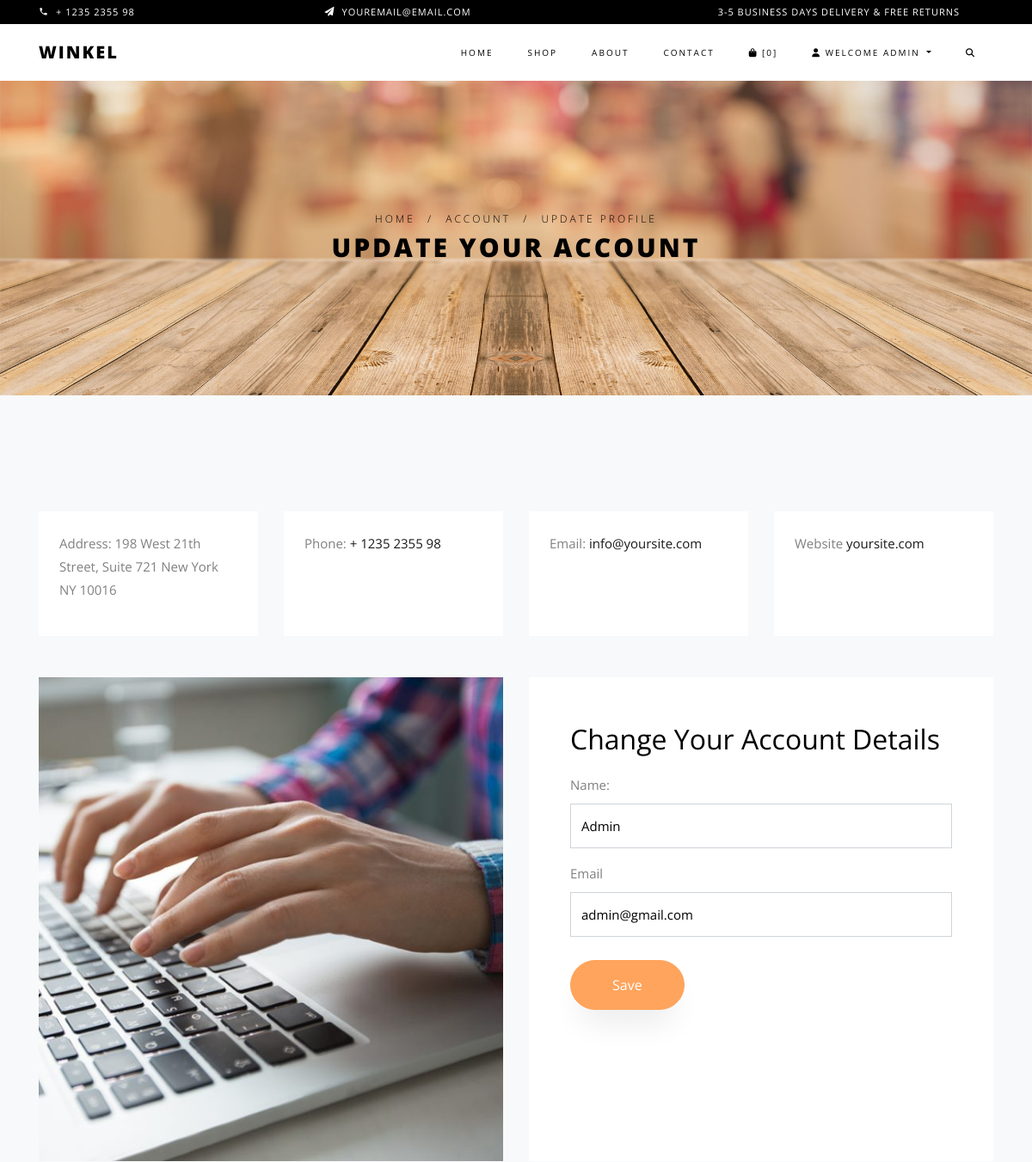
Before: /account/details/ (signed in, upper part) with the older database file.
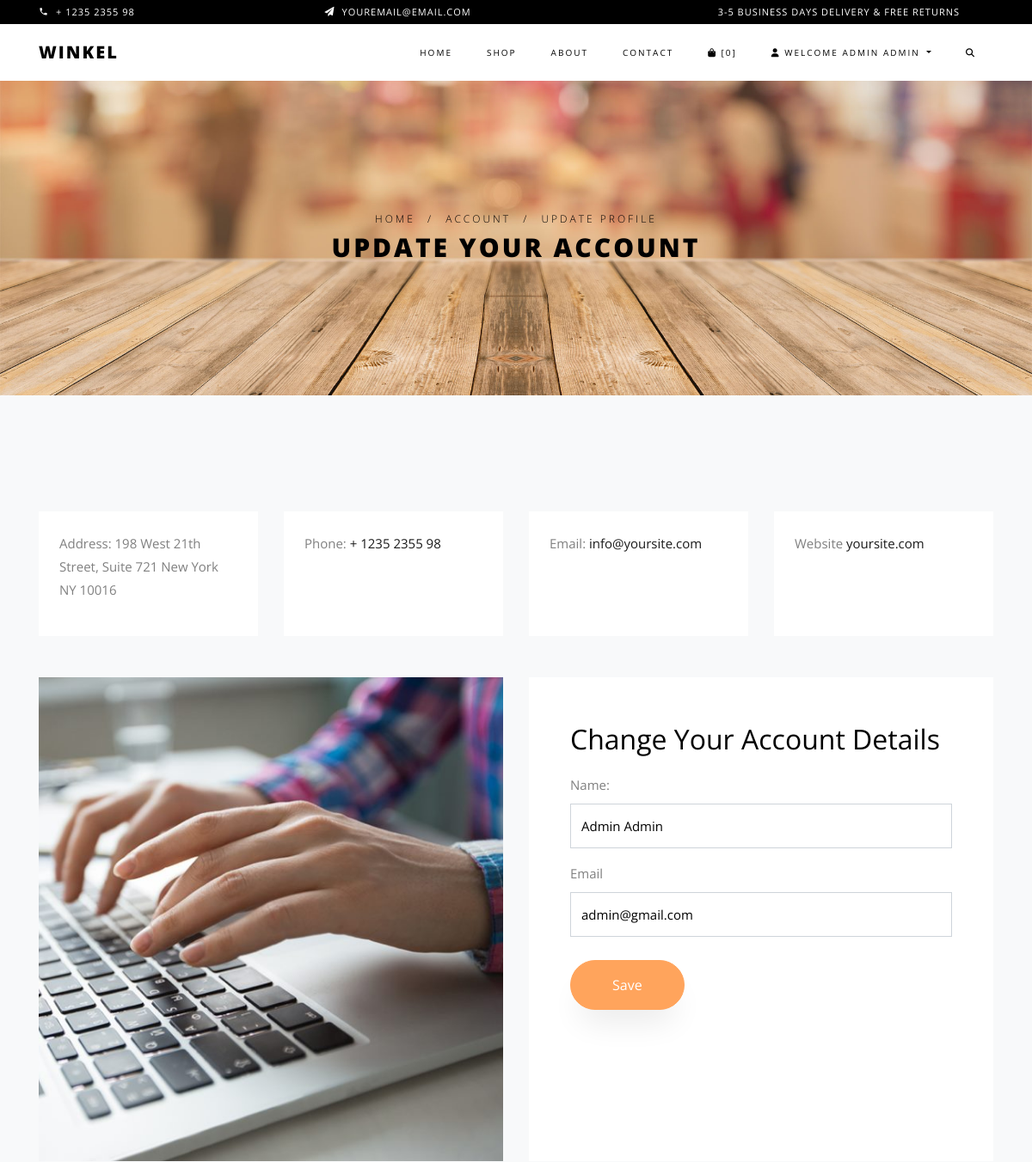
After: the same page with the newer database file.
### accounts/models.py (models this page shows, shortened)
class User(AbstractBaseUser):
    email = models.EmailField(max_length=255, unique=True)
    full_name = models.CharField(max_length=255, blank=True, null=True)
    phone = models.CharField(max_length=10, blank=True, null=True)
    is_active = models.BooleanField(default=True)
    staff = models.BooleanField(default=False)
    admin = models.BooleanField(default=False)
    timestamp = models.DateTimeField(auto_now_add=True)
    USERNAME_FIELD = 'email'
    REQUIRED_FIELDS = []
    objects = UserManager()

### carts/models.py (models this page shows, shortened)
class Cart(models.Model):
    user = models.ForeignKey(User, null=True, blank=True, on_delete=models.CASCADE,)
    items = models.ManyToManyField(CartItem, blank=True)
    timestamp = models.DateTimeField(auto_now_add=True)
    updated = models.DateTimeField(auto_now=True)
    objects = CartManager()
    def get_cart_count(self):
        cart_count = 0
        qs = self.items.all()
        for i in range(0, qs.count()):
            cart_count += qs[i].quantity
        return cart_count

### accounts/views.py (the view)
# urls.py: path('details/', UserDetailUpdateView.as_view(), name='user-update'),
class UserDetailUpdateView(SuccessMessageMixin, LoginRequiredMixin, UpdateView):
    form_class = UserDetailChangeForm
    template_name = 'accounts/detail-update-view.html'
    success_url = '/account/details/'
    success_message = 'Your profile have been updated!'
    def get_object(self):
        return self.request.user
    def get_context_data(self, *args, **kwargs):
        context = super(UserDetailUpdateView, self).get_context_data(*args, **kwargs)
        context['title'] = 'Change Your Account Details'
        return context

### accounts/forms.py
class UserDetailChangeForm(forms.ModelForm):
    full_name = forms.CharField(label='Name', required=False,
                                widget=forms.TextInput(attrs={'class': 'form-control'}))
    class Meta:
        model = User
        fields = ['full_name']

### carts/models.py (called while the page is built)
    def new_or_get(self, request):
        cart_id = request.session.get('cart_id', None)
        qs = self.get_queryset().filter(id=cart_id)
        if qs.count() == 1:
            new_obj = False
            cart_obj = qs.first()
            if request.user.is_authenticated and cart_obj.user is None:
                cart_obj.user = request.user
                cart_obj.save()
        else:
            cart_obj = Cart.objects.new(user=request.user)
            new_obj = True
            request.session['cart_id'] = cart_obj.id
        return cart_obj, new_obj

    def new(self, user=None):
        user_obj = None
        if user is not None:
            if user.is_authenticated:
                user_obj = user
        return self.model.objects.create(user=user_obj)

### carts/templatetags/cart_template_tags.py (called while the page is built)
@register.filter
def cart_item_count(request):
    cart, new_cart = Cart.objects.new_or_get(request)
    return cart.get_cart_count()

### accounts/templates/accounts/detail-update-view.html (shortened to what this page needs)
{% extends "base.html" %}
{% load static %}
{% block content %}
  <div class="hero-wrap hero-bread" style="background-image: url('{% static 'images/bg_6.jpg' %}');">
    <div class="container">
      <div class="row no-gutters slider-text align-items-center justify-content-center">
        <div class="col-md-9 ftco-animate text-center">
          <p class="breadcrumbs">
            <span class="mr-2"><a href="{% url 'home' %}">Home</a></span>
            <span class="mr-2">/</span>
            <span class="mr-2">Account</span>
            <span class="mr-2">/</span>
            <span>Update Profile</span>
          </p>
          <h1 class="mb-0 bread">Update Your Account</h1>
        </div>
      </div>
    </div>
  </div>
  <section class="ftco-section contact-section bg-light">
      <div class="container">
        <div class="row d-flex mb-5 contact-info">
          <div class="col-md-3 d-flex">
            <div class="info bg-white p-4">
              <p><span>Address:</span> 198 West 21th Street, Suite 721 New York NY 10016</p>
            </div>
          </div>
          <div class="col-md-3 d-flex">
            <div class="info bg-white p-4">
              <p><span>Phone:</span> <a href="tel://1234567920">+ 1235 2355 98</a></p>
            </div>
          </div>
          <div class="col-md-3 d-flex">
            <div class="info bg-white p-4">
              <p><span>Email:</span> <a href="mailto:info@yoursite.com">info@yoursite.com</a></p>
            </div>
          </div>
          <div class="col-md-3 d-flex">
            <div class="info bg-white p-4">
              <p><span>Website</span> <a href="#">yoursite.com</a></p>
            </div>
          </div>
        </div>
        <div class="row block-9">
          <div class="col-md-6 order-md-last d-flex">
            <form method='POST' action='{% if action_url %}{{ action_url }}{% endif %}' class="bg-white p-5 contact-form"> {% csrf_token %}
                {% if title %}<label class="label-control"><h2>{{ title }}</h2></label>{% endif %}
                {{ form.as_p }}
                <label for="email">Email</label>
                <input type="text" id="email" class="form-control" value="{{ request.user.email }}" disabled="disabled">
                <br/>
                <input type="submit" value="Save" class="btn btn-primary py-3 px-5">
            </form>
          </div>
          <div class="col-md-6 d-flex">
            <div class="bg-white">
              <img class="img-fluid" src="{% static 'images/login.jpg' %}" alt="">
            </div>
          </div>
        </div>
      </div>
  </section>
{% endblock %}

### templates/base/navbar.html (shortened to what this page needs)
{% load static %}
{% load compress %}
{% load cart_template_tags %}
{% url 'home' as home_url %}
{% url 'about' as about_url %}
{% url 'contact' as contact_url %}
{% url 'products:list' as product_list_url %}
{% url 'login' as login_url %}
{% url 'logout' as logout_url %}
{% url 'register' as register_url %}
{% url 'cart:home' as cart_url %}
{% url 'account:home' as account_url %}
<div class="py-1 bg-black">
  <div class="container">
    <div class="row no-gutters d-flex align-items-start align-items-center px-md-0">
      <div class="col-lg-12 d-block">
        <div class="row d-flex">
          <div class="col-md pr-4 d-flex topper align-items-center">
            <div class="icon mr-2 d-flex justify-content-center align-items-center"><span class="icon-phone2"></span></div>
            <span class="text">+ 1235 2355 98</span>
          </div>
          <div class="col-md pr-4 d-flex topper align-items-center">
            <div class="icon mr-2 d-flex justify-content-center align-items-center"><span class="icon-paper-plane"></span></div>
            <span class="text">youremail@email.com</span>
          </div>
          <div class="col-md-5 pr-4 d-flex topper align-items-center text-lg-right">
            <span class="text">3-5 Business days delivery &amp; Free Returns</span>
          </div>
        </div>
      </div>
    </div>
  </div>
</div>
<nav class="navbar navbar-expand-lg navbar-dark ftco_navbar bg-dark ftco-navbar-light" id="ftco-navbar">
  <div class="container">
    <a class="navbar-brand" href="{{ home_url }}">Winkel</a>
    <div class="collapse navbar-collapse" id="ftco-nav">
      <ul class="navbar-nav ml-auto">
        <li class="nav-item {% if request.path == home_url %}custom-active{% endif %}"><a href="{{ home_url }}" class="nav-link">Home</a></li>
        <li class="nav-item {% if request.path == product_list_url %}custom-active{% endif %}"><a href="{{ product_list_url }}" class="nav-link">Shop</a></li>
        <li class="nav-item {% if request.path == about_url %}custom-active{% endif %}"><a href="{{ about_url }}" class="nav-link">About</a></li>
        <li class="nav-item {% if request.path == contact_url %}custom-active{% endif %}"><a href="{{ contact_url }}" class="nav-link">Contact</a></li>
        <li class="nav-item {% if request.path == cart_url %}custom-active{% endif %}">
          <a href="{{ cart_url }}" class="nav-link">
            <span class="navbar-cart-count">
              <i class="fas fa-shopping-bag"></i> [{{ request|cart_item_count }}]
            </span>
          </a>
        </li>
        {% if request.user.is_authenticated %}
          <li class="nav-item dropdown">
            <a class="nav-link dropdown-toggle" href="#" id="dropdown05" data-toggle="dropdown" aria-haspopup="true" aria-expanded="false">
              <i class="fas fa-user"></i> Welcome {{ user.full_name }}
            </a>
          </li>
        {% else %}
          <li class="nav-item {% if request.path == login_url %}custom-active{% endif %}"><a href="{{ login_url }}?next={{ request.path|urlencode }}" class="nav-link"><i class="fas fa-sign-in-alt"></i></a></li>
        {% endif %}
        <li class="nav-item"><a href="#collapseSearchForm" class="nav-link" data-toggle="collapse" aria-expanded="false" aria-controls="#collapseSearchForm"><i class="fas fa-search"></i></a></li>
      </ul>
    </div>
  </div>
</nav>

Changed rows visible on the page:
changed User "admin@gmail.com": full_name "ADMIN" → "ADMIN ADMIN"; full_name "Admin" → "Admin Admin"
